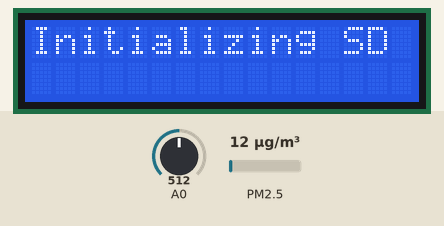
Simulated run of this sketch. Board: Arduino Uno, built with avr-gcc and run on an emulated ATmega328P. Parts: 16×2 character LCD. Wiring (inferred from the names in the program): dust sensor: data pin 8. The inputs (shaded band) are chosen by the test bench; at power-on: A0 = 512, PM2.5 12 µg/m³. The local clock reads 2024-03-15 10:24:30 at power-on unless the sketch sets it; storage starts empty; what the sketch prints to the serial monitor is not drawn.

Above: at 0.1 s.
At 1.2 s:
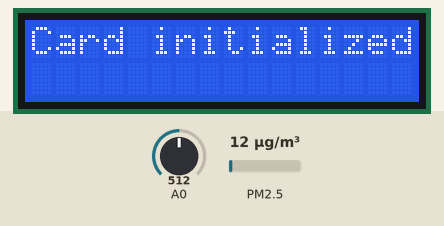
At 31.3 s:
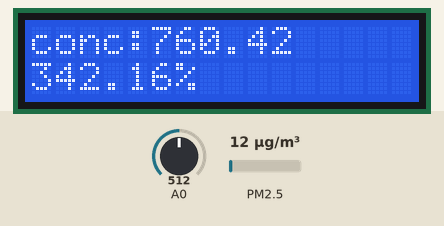

Measured:
- what the display in image 1 shows lasts 30.1 s, from 1.1 s to 31.2 s

The sketch:

sketch_apr10a.ino
```cpp
/**
  Daryl Albano
  02/03/17
  PMSensor-v6.c
  Collects analyzed data received from sensor. Stores data to .csv file
**/

#include<SPI.h>
#include<SD.h>
#include<LCD.h>
#include<LiquidCrystal_I2C.h>
#include<Wire.h>
#include<RTClib.h>

RTC_DS1307 rtc;
LiquidCrystal_I2C lcd(0x3F,2,1,0,4,5,6,7);

const int pmPin = 8;
const int cardSelect = 4;
unsigned long duration;
unsigned long starttime;
unsigned long sampletime_ms = 30000;
unsigned long lowpulseoccupancy = 0;
float ratio = 0;
float concentration = 0;
double batteryVoltage = 7.4;
String newFilename;

/**
*  Function to retrieve the current date and time
* @pre retrieve date and time
* @post set file date and time
*/
void dateTime(uint16_t* date, uint16_t* time) {
  DateTime now = rtc.now();
  *date = FAT_DATE(now.year(), now.month(), now.day());
  *time = FAT_TIME(now.hour(), now.minute(), now.second());
}

void setup() {
  lcd.setBacklightPin(3, POSITIVE);
  lcd.setBacklight(HIGH);
  lcd.begin(16,2);
  lcd.clear();

  while(!Serial) {;}
  Serial.print("Initializing SD card...");
  lcd.setCursor(0,0);
  lcd.print("Initializing SD card...");
  delay(1000);
  lcd.clear();

  if(!SD.begin(cardSelect)) {
    Serial.println("Card failed, or not present");
    lcd.setCursor(0,0);
    lcd.print("Card failed, or not present");
    delay(1000);
    lcd.clear();
    return;
  }
  Serial.println("Card initialized");

  lcd.setCursor(0,0);
  lcd.print("Card initialized");

  pinMode(pmPin,INPUT);
  starttime = millis();
  newFilename = setFilename();
  // Remove trim if it has no effect
  newFilename.trim();

  // Checking the connection to the RTC
  if (!rtc.begin()) {
    Serial.println("Couldn't find RTC!");
    lcd.setCursor(0,0);
    lcd.print("Couldn't find RTC!");
    delay(1000);
    lcd.clear();
    while(1);
  }

  // Checking if the RTC is running
  if(!rtc.isrunning()) {
    Serial.println("RTC is NOT running!");
    lcd.setCursor(0,0);
    lcd.print("RTC is NOT running!");
    delay(1000);
    lcd.clear();
  }

  // Set the date and time for the RTC
  // F(__DATE__) - Retrieve the system's current date
  // F(__TIME__) - Retrieve teh system's current time
  rtc.adjust(DateTime(F(__DATE__), F(__TIME__)));
  SdFile::dateTimeCallback(dateTime);

  Serial.begin(57600);
}

void loop() {
  duration = pulseIn(pmPin, LOW);
  lowpulseoccupancy = lowpulseoccupancy+duration;
  if ((millis()-starttime) > sampletime_ms) {
    lcd.clear();
    ratio = lowpulseoccupancy/(sampletime_ms*10.0);
    concentration = 1.1*pow(ratio,3)-3.8*pow(ratio,2)+520*ratio+0.62;
    writeToFile();
    printBatteryPerc();
    lowpulseoccupancy = 0;
    starttime = millis();
  }
}

/*
  Method to write data to file
*/
void writeToFile() {
  lcd.clear();
  char tempCharFilename[newFilename.length() + 1];
  newFilename.toCharArray(tempCharFilename, sizeof(tempCharFilename));

  File dataFile = SD.open(tempCharFilename, FILE_WRITE);
  DateTime now = rtc.now();
  if(dataFile) {
    dataFile.print(lowpulseoccupancy);
    dataFile.print(",");
    dataFile.print(ratio);
    dataFile.print(",");
    dataFile.print(concentration);
  dataFile.print(",");
  dataFile.print(now.year(), DEC);
  dataFile.print(now.month(), DEC);
  dataFile.print(now.day(), DEC);
  dataFile.print(",");
  dataFile.print(now.hour(), DEC);
  dataFile.print(now.minute(), DEC);
  dataFile.print(now.second(), DEC);
  dataFile.println();

  Serial.print(now.month(), DEC);
  Serial.print("/");
  Serial.print(now.day(), DEC);
  Serial.print("/");
  Serial.print(now.year(), DEC);
  Serial.println();

  Serial.print(now.hour(), DEC);
  Serial.print(":");
  Serial.print(now.minute(), DEC);
  Serial.print(":");
  Serial.print(now.second(), DEC);
  Serial.println();

  Serial.print(" Concentration = ");
    Serial.print(concentration);
  Serial.println(" pcs / 0.01 cf");

  lcd.setCursor(0,0);
  lcd.print("conc:");
  lcd.setCursor(5,0);
  lcd.print(concentration);


    dataFile.close();
  }

  else Serial.println("error opening file");
}

// Method to create a unique and incremental filename. Returns fileName variable
// Solved 02/21/17 - Issues was the length of the file name (8.3) > 8 characters. 3 characters ex) 12345678.123
String setFilename() {
  String fileName = String();
  unsigned int fileN = 1;
  while (!fileN == 0) {
    fileName = "pm_";
    fileName += fileN;
    fileName += ".csv";

    char charFilename[fileName.length() + 1];
    fileName.toCharArray(charFilename, sizeof(charFilename));

    if(SD.exists(charFilename)) {
      fileName += " exists. ";
      Serial.println(fileName);
      fileN++;
    }
  else return fileName;
  }
}

void printBatteryPerc() {
  int sensorValue = analogRead(A0);
  float voltage = (sensorValue * (5.0 / 1023.0)) * 2;
  float percentage = -1 * ((voltage - batteryVoltage) / 0.7) * 100;
  Serial.print("Votage: ");
  Serial.println(voltage);
  Serial.print("Percentage: ");
  Serial.print(percentage);
  Serial.println("%");
  lcd.setCursor(0,1);
  lcd.print(percentage);
  lcd.print("%");
  Serial.println();
  delay(1000);
}
```
